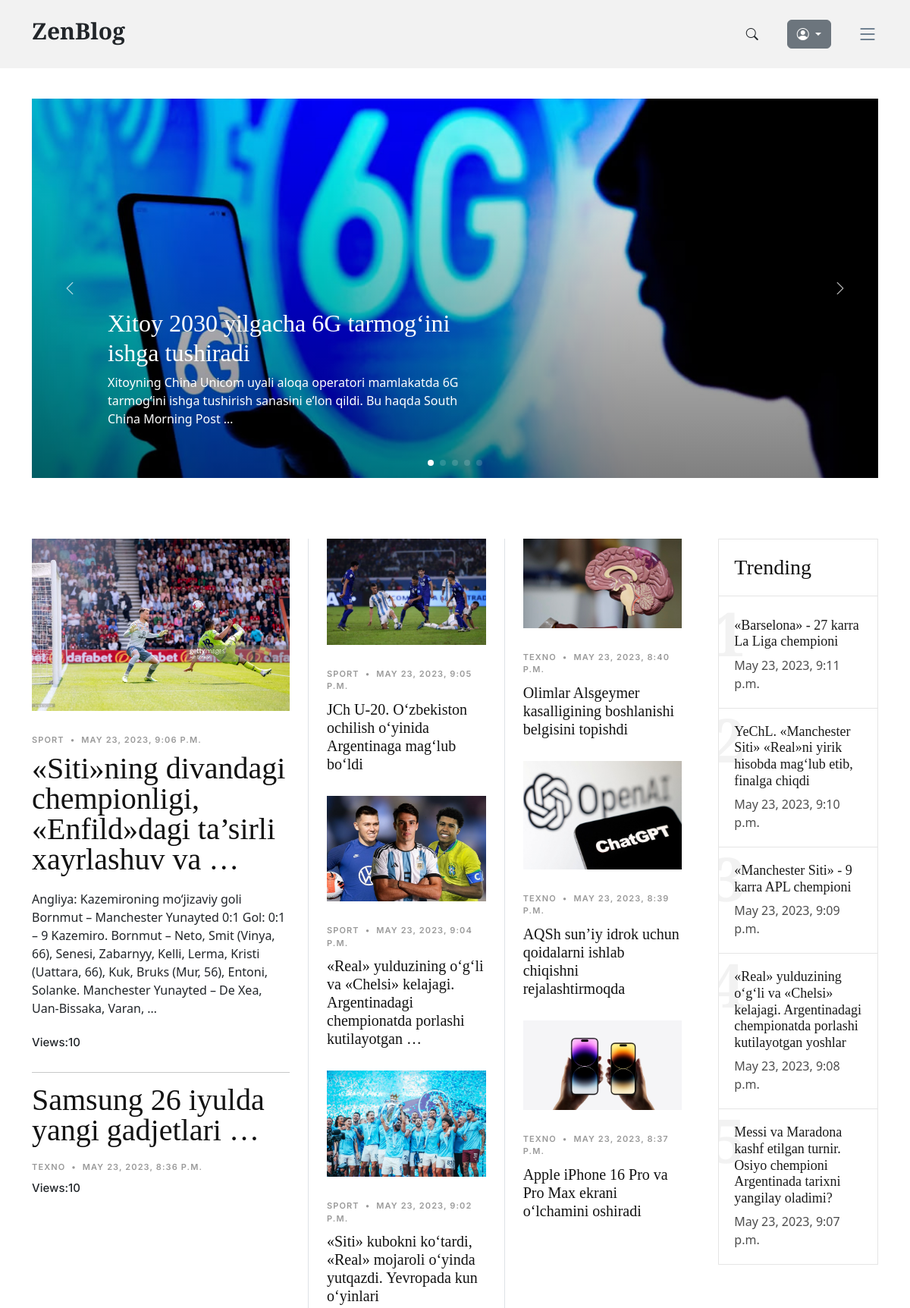
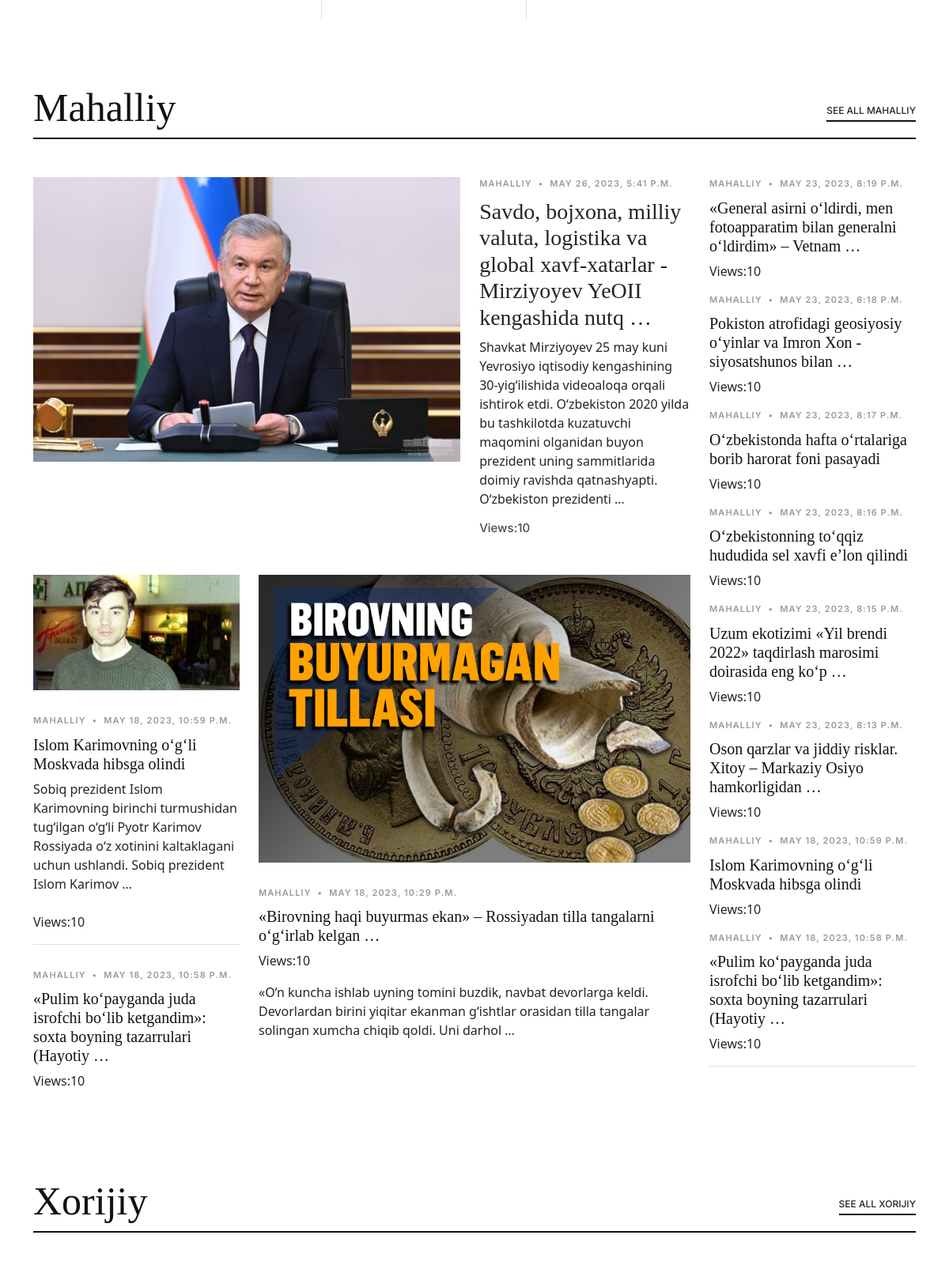
The page / (upper part) on the database its author committed (2 pictures, top to bottom).
### news_app/models.py (models this page shows, shortened)
class News(models.Model):
    class Status(models.TextChoices):
        Draft = "DF", "Draft"
        Published = "PB", "Published"
    title = models.CharField(max_length=250)
    slug = models.SlugField(max_length=300)
    body = models.TextField()
    image = models.ImageField(upload_to="news/images")
    category = models.ForeignKey(Category, on_delete=models.CASCADE)
    published_time = models.DateTimeField(default=timezone.now)
    created_time = models.DateTimeField(auto_now_add=True)
    updated_time = models.DateTimeField(auto_now=True)
    status = models.CharField(
        max_length=2, choices=Status.choices, default=Status.Draft
    )
    objects = models.Manager()  # defauld manager
    published = PublishedManager()
    class Meta:
        ordering = ["-published_time"]
    def get_absolute_url(self):
        return reverse("detail_page", args=[self.slug])

class Category(models.Model):
    name = models.CharField(max_length=150)
    def __str__(self):
        return self.name

### news_app/views.py (the view)
# urls.py: path("", HomePageView.as_view(), name="home_page"),
class HomePageView(ListView):
    model = News
    template_name = "news/home.html"
    context_object_name = "news"
    def get_context_data(self, **kwargs):
        context = super().get_context_data(**kwargs)
        context["categories"] = Category.objects.all()
        context["top_five"] = (
            News.published.all()
            .order_by("-published_time")
            .filter(category__name="Texno")[:5]
        )
        context["news_list"] = News.published.all().order_by("-published_time")[5:]
        context["local_news"] = News.published.all().filter(category__name="Mahalliy")
        context["techno_news"] = News.published.all().filter(category__name="Texno")
        context["foreign_news"] = News.published.all().filter(category__name="Xorijiy")
        context["sport_news"] = News.published.all().filter(category__name="Sport")
        context["local_news_category"] = "Mahalliy"
        context["sport_news_category"] = "Sport"
        context["techno_news_category"] = "Texno"
        return context

### templates/news/home.html (shortened to what this page needs)
{% extends 'news/base.html' %}
{% load static %}
{% block content %}
<main id="main">
  <section id="hero-slider" class="hero-slider">
    <div class="container-md" data-aos="fade-in">
      <div class="row">
        <div class="col-12">
          <div class="swiper sliderFeaturedPosts">
            <div class="swiper-wrapper">
              {% for news in top_five %}
              <div class="swiper-slide">
                <a href="{{ news.get_absolute_url }}" class="img-bg d-flex align-items-end"
                  style="background-image: url('{{ news.image.url }}');">
                  <div class="img-bg-inner">
                    <h2>{{ news.title | truncatewords:7 }}</h2>
                    <p>{{ news.body | truncatewords:20 }}</p>
                  </div>
                </a>
              </div>
              {% endfor %}
            </div>
            <div class="custom-swiper-button-next">
              <span class="bi-chevron-right"></span>
            </div>
            <div class="custom-swiper-button-prev">
              <span class="bi-chevron-left"></span>
            </div>
            <div class="swiper-pagination"></div>
          </div>
        </div>
      </div>
    </div>
  </section>
  <section id="posts" class="posts">
    <div class="container" data-aos="fade-up">
      <div class="row g-5">
        <div class="col-lg-4">
          {% for news in news_list %}
            {% if forloop.counter == 6 %}
              <div class="post-entry-1 lg">
                <a href="{{ news.get_absolute_url }}">
                  <img src="{{ news.image.url }}" alt="" class="img-fluid" />
                </a>
                <div class="post-meta">
                  <span class="date">{{ news.category }}</span>
                  <span class="mx-1">&bullet;</span>
                  <span>{{ news.published_time }}</span>
                </div>
                <h2>
                  <a href="{{ news.get_absolute_url }}">{{ news.title | truncatewords:7 }}</a>
                </h2>
                <p class="mb-4 d-block">{{ news.body | truncatewords:40 }}</p>
                <div class="d-flex align-items-center author">
                  <div class="name">
                    <h3 class="m-0 p-0">Views:10</h3>
                  </div>
                </div>
              </div>
            {% endif %}
          {% endfor %}
          <hr/>
          {% for news in news_list %}
            {% if forloop.counter > 12 and forloop.counter <= 13 %}
              <div class="post-entry-1 lg">
                <h2>
                  <a href="{{ news.get_absolute_url }}">{{ news.title | truncatewords:5 }}</a>
                </h2>
                <div class="post-meta">
                  <span class="date">{{ news.category }}</span>
                  <span class="mx-1">&bullet;</span>
                  <span>{{ news.published_time }}</span>
                </div>
                <div class="d-flex align-items-center author">
                  <div class="name">
                    <h3 class="m-0 p-0">Views:10</h3>
                  </div>
                </div>
              </div>
            {% endif %}
          {% endfor %}
        </div>
        <div class="col-lg-8">
          <div class="row g-5">
            <div class="col-lg-4 border-start custom-border">
              {% for news in news_list %}
                {% if forloop.counter > 6 and forloop.counter <= 9 %}
                <div class="post-entry-1">
                  <a href="{{ news.get_absolute_url }}">
                    <img src="{{ news.image.url }}" alt="" class="img-fluid">
                  </a>
                  <div class="post-meta">
                    <span class="date">{{ news.category }}</span>
                    <span class="mx-1">&bullet;</span>
                    <span>{{ news.published_time }}</span>
                  </div>
                  <h2>
                    <a href="{{ news.get_absolute_url }}">{{ news.title | truncatewords:10 }}</a>
                  </h2>
                </div>
                {% endif %}
              {% endfor %}
            </div>
            <div class="col-lg-4 border-start custom-border">
              {% for news in news_list %}
                {% if forloop.counter > 9 and forloop.counter <= 12 %}
                <div class="post-entry-1">
                  <a href="{{ news.get_absolute_url }}">
                    <img src="{{ news.image.url }}" alt="" class="img-fluid">
                  </a>
                  <div class="post-meta">
                    <span class="date">{{ news.category }}</span>
                    <span class="mx-1">&bullet;</span>
                    <span>{{ news.published_time }}</span>
                  </div>
                  <h2>
                    <a href="{{ news.get_absolute_url }}">{{ news.title | truncatewords:10 }}</a>
                  </h2>
                </div>
                {% endif %}
              {% endfor %}
            </div>
            <div class="col-lg-4">
              <div class="trending">
                <h3>Trending</h3>
                <ul class="trending-post">
                  {% for news in news_list %}
                    {% if forloop.counter <= 5 %}
                      <li>
                        <a href="{{ news.get_absolute_url }}">
                          <span class="number">{{ forloop.counter }}</span>
                          <h3>{{ news.title }}</h3>
                          <span class="author">{{ news.published_time }}</span>
                        </a>
                      </li>
                    {% endif %}
                  {% endfor %}
                </ul>
              </div>
            </div>
          </div>
        </div>
      </div>
    </div>
  </section>
  <section class="category-section">
    <div class="container" data-aos="fade-up">
      <div class="section-header d-flex justify-content-between align-items-center mb-5">
        <h2>Mahalliy</h2>
        <div><a href="category.html" class="more">See All Mahalliy</a></div>
      </div>
      <div class="row">
        <div class="col-md-9">
          {% for news in local_news %}
          {% if forloop.first %}
          <div class="d-lg-flex post-entry-2">
            <a href="{{ news.get_absolute_url }}" class="me-4 thumbnail mb-4 mb-lg-0 d-inline-block">
              <img src="{{ news.image.url }}" alt="" class="img-fluid">
            </a>
            <div>
              <div class="post-meta">
                <span class="date">{{ news.category }}</span>
                <span class="mx-1">&bullet;</span>
                <span>{{ news.published_time }}</span>
              </div>
              <h3>
                <a href="{{ news.get_absolute_url }}">{{ news.title | truncatewords:13 }}</a>
              </h3>
              <p>{{ news.body | truncatewords:30 }}</p>
              <div class="d-flex align-items-center author">
                <div class="name">
                  <h3 class="m-0 p-0">Views:10</h3>
                </div>
              </div>
            </div>
          </div>
          {% endif %}
          {% endfor %}
          <div class="row">
            <div class="col-lg-4">
              {% for news in local_news %}
                {% if forloop.counter == 8 %}
                <div class="post-entry-1 border-bottom">
                  <a href="{{ news.get_absolute_url }}"><img src="{{ news.image.url }}" alt="" class="img-fluid"></a>
                  <div class="post-meta">
                    <span class="date">{{ news.category }}</span>
                    <span class="mx-1">&bullet;</span>
                    <span>{{ news.published_time }}</span>
                  </div>
                  <h2 class="mb-2"><a href="{{ news.get_absolute_url }}">{{ news.title | truncatewords:13 }}</a></h2>
                  <p class="mb-4 d-block">{{ news.body | truncatewords:20 }}</p>
                  <span class="author mb-3 d-block">Views:10</span>
                </div>
                {% endif %}
              {% endfor %}
              {% for news in local_news %}
                {% if forloop.counter == 9 %}
                <div class="post-entry-1">
                  <div class="post-meta">
                    <span class="date">{{ news.category }}</span>
                    <span class="mx-1">&bullet;</span>
                    <span>{{ news.published_time }}</span></div>
                  <h2 class="mb-2">
                    <a href="{{ news.get_absolute_url }}">{{ news.title | truncatewords:10 }}</a>
                  </h2>
                  <span class="author mb-3 d-block">Views:10</span>
                </div>
                {% endif %}
              {% endfor %}
            </div>
            {% for news in local_news %}
              {% if forloop.counter == 10 %}
              <div class="col-lg-8">
                <div class="post-entry-1">
                  <a href="{{ news.get_absolute_url }}"><img src="{{ news.image.url }}" alt="" class="img-fluid"></a>
                  <div class="post-meta">
                    <span class="date">{{ news.category }}</span>
                    <span class="mx-1">&bullet;</span>
                    <span>{{ news.published_time }}</span>
                  </div>
                  <h2 class="mb-2">
                    <a href="{{ news.get_absolute_url }}">{{ news.title | truncatewords:10 }}</a>
                  </h2>
                  <span class="author mb-3 d-block">Views:10</span>
                  <p class="mb-4 d-block">{{ news.body | truncatewords:23 }}</p>
                </div>
              </div>
              {% endif %}
            {% endfor %}
          </div>
        </div>
        <div class="col-md-3">
          <div class="post-entry-1 border-bottom">
            {% for news in local_news %}
              {% if forloop.counter <= 9 and forloop.counter > 1 %}
              <div class="post-meta">
                <span class="date">{{ news.category }}</span>
                <span class="mx-1">&bullet;</span>
                <span>{{ news.published_time }}</span>
              </div>
              <h2 class="mb-2">
                <a href="{{ news.get_absolute_url }}">{{ news.title | truncatewords:10 }}</a>
              </h2>
              <span class="author mb-3 d-block">Views:10</span>
              {% endif %}
            {% endfor %}
          </div>
        </div>
      </div>
    </div>
  </section>
  <section class="category-section">
    <div class="container" data-aos="fade-up">
      <div class="section-header d-flex justify-content-between align-items-center mb-5">
        <h2>Xorijiy</h2>
        <div><a href="category.html" class="more">See All Xorijiy</a></div>
      </div>
    </div>
  </section>
</main>
{% endblock content %}

### templates/news/base.html (shortened to what this page needs)
{% load static %}
<!DOCTYPE html>
<html lang="en">
<head>
  <link href="{% static 'vendor/bootstrap/css/bootstrap.min.css' %}" rel="stylesheet">
  <link href="{% static 'vendor/bootstrap-icons/bootstrap-icons.css' %}" rel="stylesheet">
  <link href="{% static 'vendor/swiper/swiper-bundle.min.css' %}" rel="stylesheet">
  <link href="{% static 'vendor/glightbox/css/glightbox.min.css' %}" rel="stylesheet">
  <link href="{% static 'vendor/aos/aos.css' %}" rel="stylesheet">
  <link href="{% static 'css/variables.css' %}" rel="stylesheet">
  <link href="{% static 'css/main.css' %}" rel="stylesheet">
  <link href="{% static 'css/404-page.css' %}" rel="stylesheet">
  <link href="{% static 'css/register.css' %}" rel="stylesheet">
</head>
<body>
  <header id="header" class="header d-flex align-items-center fixed-top">
    <div class="container-fluid container-xl d-flex align-items-center justify-content-between">
      <a href="{% url 'home_page' %}" class="logo d-flex align-items-center">
        <h1>ZenBlog</h1>
      </a>
      <div class="position-relative d-flex align-items-center">
        <div class=" d-flex align-items-center">
          <a href="#" class="mx-2 js-search-open"><span class="bi-search"></span></a>
          <div class="dropdown me-1" style="padding: 10px 0 10px 30px;">
            <button type="button" class="btn btn-secondary dropdown-toggle" data-bs-toggle="dropdown" aria-expanded="false" data-bs-offset="10,20">
              <i class="bi bi-person-circle"></i>
            </button>
          </div>
          <i class="bi bi-list mobile-nav-toggle" style="padding-left:30px"></i>
        </div>
      </div>
    </div>
  </header>
  {% block content %}
  {% endblock content %}
</body>
</html>

### rows shown on the page
News: image (picture), title "Xitoy 2030 yilgacha 6G tarmog‘ini ishga tushiradi", body "Xitoyning China Unicom uyali aloqa operatori mamlakatda 6G tarmog‘ini ishga tushirish sanasini e’lon qildi. Bu haqda South China Morning Post …"
News: image (picture), category "SPORT", published_time "MAY 23, 2023, 9:06 P.M.", title "«Siti»ning divandagi chempionligi, «Enfild»dagi ta’sirli xayrlashuv va …", body "Angliya: Kazemironing mo‘jizaviy goli Bornmut – Manchester Yunayted 0:1 Gol: 0:1 – 9 Kazemiro. Bornmut – Neto, Smit (Vinya, 66), Senesi, Zabarnyy, Kelli, Lerma, Kristi (Uattara, 66), Kuk, Bruks (Mur, 56), Entoni, Solanke. Manchester Yunayted – De Xea, Uan-Bissaka, Varan, …"
News: title "Samsung 26 iyulda yangi gadjetlari …", category "TEXNO", published_time "MAY 23, 2023, 8:36 P.M."
News: image (picture), category "SPORT", published_time "MAY 23, 2023, 9:05 P.M.", title "JCh U-20. O‘zbekiston ochilish o‘yinida Argentinaga mag‘lub bo‘ldi"
News: image (picture), category "SPORT", published_time "MAY 23, 2023, 9:04 P.M.", title "«Real» yulduzining o‘g‘li va «Chelsi» kelajagi. Argentinadagi chempionatda porlashi kutilayotgan …"
News: image (picture), category "SPORT", published_time "MAY 23, 2023, 9:02 P.M.", title "«Siti» kubokni ko‘tardi, «Real» mojaroli o‘yinda yutqazdi. Yevropada kun o‘yinlari"
News: image (picture), category "TEXNO", published_time "MAY 23, 2023, 8:40 P.M.", title "Olimlar Alsgeymer kasalligining boshlanishi belgisini topishdi"
News: image (picture), category "TEXNO", published_time "MAY 23, 2023, 8:39 P.M.", title "AQSh sun’iy idrok uchun qoidalarni ishlab chiqishni rejalashtirmoqda"
News: image (picture), category "TEXNO", published_time "MAY 23, 2023, 8:37 P.M.", title "Apple iPhone 16 Pro va Pro Max ekrani o‘lchamini oshiradi"
News: title "«Barselona» - 27 karra La Liga chempioni", published_time "May 23, 2023, 9:11 p.m."
News: title "YeChL. «Manchester Siti» «Real»ni yirik hisobda mag‘lub etib, finalga chiqdi", published_time "May 23, 2023, 9:10 p.m."
News: title "«Manchester Siti» - 9 karra APL chempioni", published_time "May 23, 2023, 9:09 p.m."
News: title "«Real» yulduzining o‘g‘li va «Chelsi» kelajagi. Argentinadagi chempionatda porlashi kutilayotgan yoshlar", published_time "May 23, 2023, 9:08 p.m."
News: title "Messi va Maradona kashf etilgan turnir. Osiyo chempioni Argentinada tarixni yangilay oladimi?", published_time "May 23, 2023, 9:07 p.m."
News: image (picture), category "MAHALLIY", published_time "MAY 26, 2023, 5:41 P.M.", title "Savdo, bojxona, milliy valuta, logistika va global xavf-xatarlar - Mirziyoyev YeOII kengashida nutq …", body "Shavkat Mirziyoyev 25 may kuni Yevrosiyo iqtisodiy kengashining 30-yig‘ilishida videoaloqa orqali ishtirok etdi. O‘zbekiston 2020 yilda bu tashkilotda kuzatuvchi maqomini olganidan buyon prezident uning sammitlarida doimiy ravishda qatnashyapti. O‘zbekiston prezidenti …"
News: image (picture), category "MAHALLIY", published_time "MAY 18, 2023, 10:59 P.M.", title "Islom Karimovning o‘g‘li Moskvada hibsga olindi", body "Sobiq prezident Islom Karimovning birinchi turmushidan tug‘ilgan o‘g‘li Pyotr Karimov Rossiyada o‘z xotinini kaltaklagani uchun ushlandi. Sobiq prezident Islom Karimov …"
News: category "MAHALLIY", published_time "MAY 18, 2023, 10:58 P.M.", title "«Pulim ko‘payganda juda isrofchi bo‘lib ketgandim»: soxta boyning tazarrulari (Hayotiy …"
News: image (picture), category "MAHALLIY", published_time "MAY 18, 2023, 10:29 P.M.", title "«Birovning haqi buyurmas ekan» – Rossiyadan tilla tangalarni o‘g‘irlab kelgan …", body "«O‘n kuncha ishlab uyning tomini buzdik, navbat devorlarga keldi. Devorlardan birini yiqitar ekanman g‘ishtlar orasidan tilla tangalar solingan xumcha chiqib qoldi. Uni darhol …"
News: category "MAHALLIY", published_time "MAY 23, 2023, 8:19 P.M.", title "«General asirni o‘ldirdi, men fotoapparatim bilan generalni o‘ldirdim» – Vetnam …"
News: category "MAHALLIY", published_time "MAY 23, 2023, 8:18 P.M.", title "Pokiston atrofidagi geosiyosiy o‘yinlar va Imron Xon - siyosatshunos bilan …"
News: category "MAHALLIY", published_time "MAY 23, 2023, 8:17 P.M.", title "O‘zbekistonda hafta o‘rtalariga borib harorat foni pasayadi"
News: category "MAHALLIY", published_time "MAY 23, 2023, 8:16 P.M.", title "O‘zbekistonning to‘qqiz hududida sel xavfi e’lon qilindi"
News: category "MAHALLIY", published_time "MAY 23, 2023, 8:15 P.M.", title "Uzum ekotizimi «Yil brendi 2022» taqdirlash marosimi doirasida eng ko‘p …"
News: category "MAHALLIY", published_time "MAY 23, 2023, 8:13 P.M.", title "Oson qarzlar va jiddiy risklar. Xitoy – Markaziy Osiyo hamkorligidan …"
